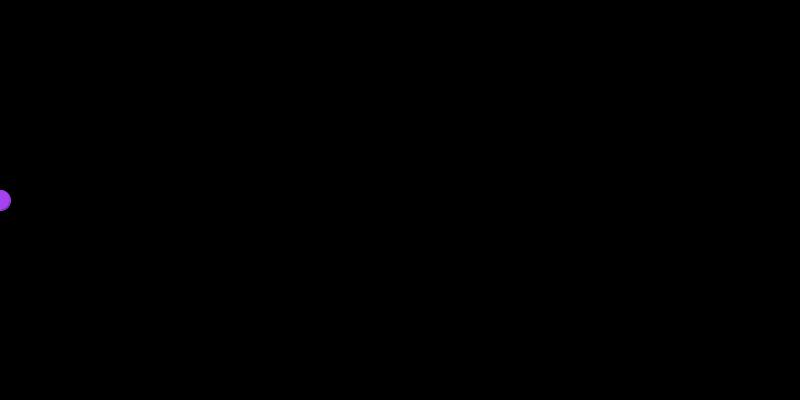
Frame 1 (no input)
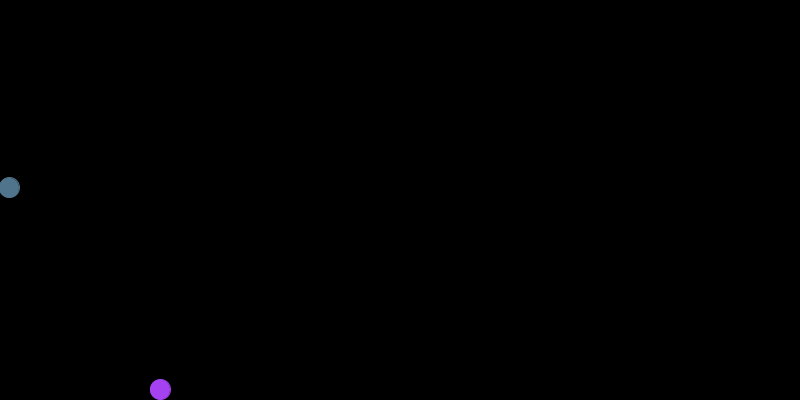
Frame 60 (the mouse pressed at the canvas centre just before this capture)
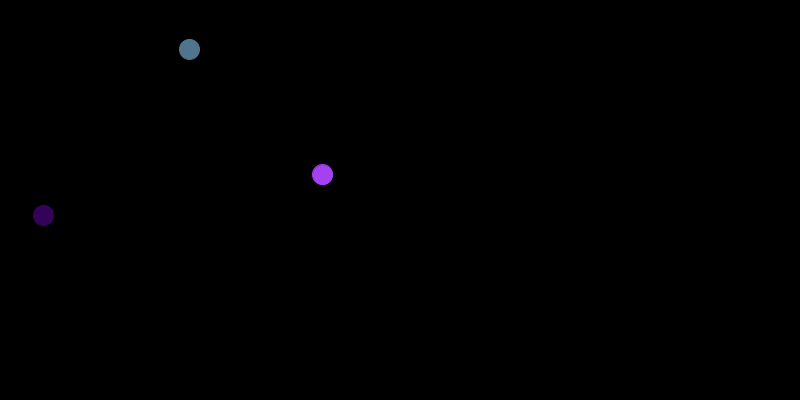
Frame 120 (the mouse held since frame 60 and released just before this capture)

The Processing sketch that drew these frames (run headless with seeded random() and noise(); from frame 60 on, the mouse is pressed at the canvas centre):

// Processing sketch: ball_bounce_spammer
// ── ball_bounce_spammer.pde
/*
A fancier second sketch which spams balls each time a wall is hit

@author Justin Hadella (pitchnogle@gmail.com)
*/
ArrayList<Ball> balls;

// Stop spamming new balls at some point
int max_balls = 200;

void setup() {
  size(800, 400);
  
  balls = new ArrayList<Ball>();
  create_ball();
}

void draw() {
  background(0);
  
  boolean spawn = false;
  
  for (Ball b : balls) {
    b.show();
    b.update();
    b.check_bounds();
    
    if (b.collision()) {
      spawn = true;
    }
  }
  
  // Need to spawn outside of loop!
  if (spawn) {
    create_ball(); 
  }
}

void create_ball() {
  if (balls.size() < max_balls) {
    int R = (int)random(0, 255);
    int G = (int)random(0, 255);
    int B = (int)random(0, 255);
    
    balls.add(new Ball(R, G, B));
  }
}

// ── Ball.pde
class Ball {
  float x;
  float y;
  float r;
  
  float vx;
  float vy;
  
  int R;
  int G;
  int B;
  
  Ball(int R, int G, int B) {
    x = 0;
    y = height / 2;
    r = 20.0;
    
    vx = random(2.0,5.0);
    vy = random(-5.0,5.0);
    
    this.R = R;
    this.G = G;
    this.B = B;
  }
  
  void update() {
    x += vx;
    y += vy;
  }
  
  void check_bounds() {
    if (x > width  || x < 0) vx *= -1;
    if (y > height || y < 0) vy *= -1;
  }
  
  boolean collision() {
    return (x < 0 || x > width || y < 0 || y > height);
  }
  
  void show() {
    stroke(R, G, B);
    fill(R, G, B);
    ellipse(x, y, r, r);
  }
}
